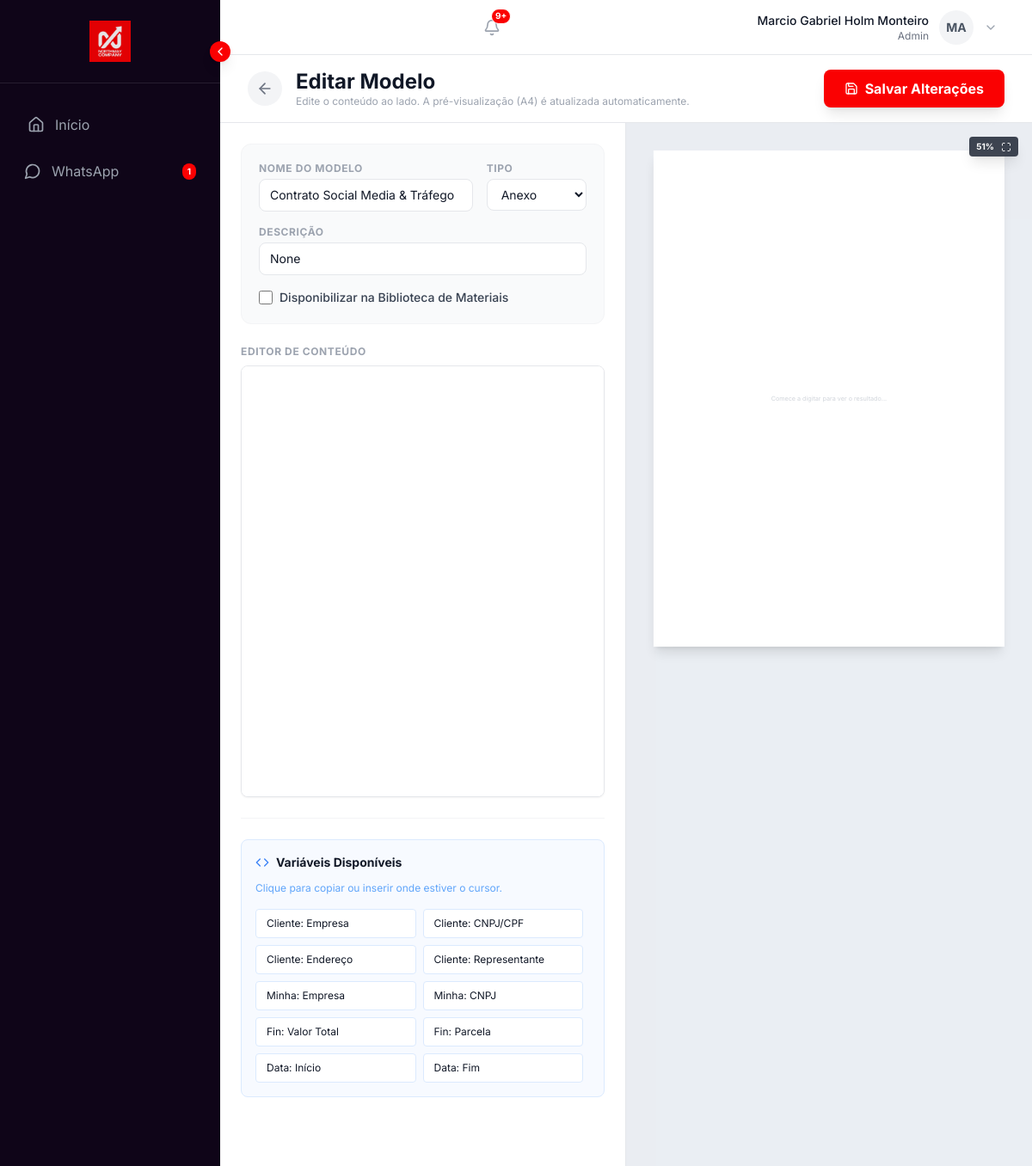
The page /settings/templates/1/edit (signed in) on the database its author committed.
### models.py (models this page shows, shortened)
class User(UserMixin, db.Model):
    id = db.Column(db.Integer, primary_key=True)
    name = db.Column(db.String(100), nullable=False)
    email = db.Column(db.String(120), unique=True, nullable=False)
    supabase_uid = db.Column(db.String(100), unique=True, nullable=True)
    password_hash = db.Column(db.String(200), nullable=False)
    password_hash = db.Column(db.String(200), nullable=False)
    role = db.Column(db.String(20), nullable=False, default=ROLE_SALES) # Legacy/Fallback
    role_id = db.Column(db.Integer, db.ForeignKey('role.id'), nullable=True) # New RBAC
    company_id = db.Column(db.Integer, db.ForeignKey('company.id'), nullable=True) # Nullable for Supabase Auth Triggers
    created_at = db.Column(db.DateTime, default=datetime.utcnow)
    profile_image = db.Column(db.String(150), nullable=True)
    phone = db.Column(db.String(20), nullable=True)
    status_message = db.Column(db.String(100), nullable=True)
    is_super_admin = db.Column(db.Boolean, default=False)
    onboarding_dismissed = db.Column(db.Boolean, default=False)
    leads = db.relationship('Lead', backref='assigned_user', lazy=True)
    allowed_pipelines = db.relationship('Pipeline', secondary=user_pipeline_association, backref=db.backref('allowed_users', lazy='dynamic'))
    def has_permission(self, permission):
        if self.is_super_admin:
            return True
        if self.user_role and self.user_role.permissions:
            return permission in self.user_role.permissions

class ContractTemplate(db.Model):
    id = db.Column(db.Integer, primary_key=True)
    company_id = db.Column(db.Integer, db.ForeignKey('company.id'), nullable=False)
    name = db.Column(db.String(200), nullable=False)
    description = db.Column(db.String(500), nullable=True)
    type = db.Column(db.String(20), default='contract') # contract, attachment, library_doc
    content = db.Column(db.Text, nullable=False) # HTML/Text with {{variables}}
    active = db.Column(db.Boolean, default=True)
    is_global = db.Column(db.Boolean, default=False)
    is_library = db.Column(db.Boolean, default=False)
    created_at = db.Column(db.DateTime, default=datetime.utcnow)
    allowed_companies = db.relationship('Company', secondary=template_company_association, backref=db.backref('accessible_templates', lazy='dynamic'))

### routes/templates.py (the view, shortened to what this page needs)
@templates_bp.route('/settings/templates/<int:id>/edit', methods=['GET', 'POST'])
@login_required
def edit_template(id):
    template = ContractTemplate.query.get_or_404(id)
    if template.company_id != current_user.company_id and not template.is_global:
        abort(403)
    return render_template('settings_template_edit.html', template=template)

### templates/settings_template_edit.html (shortened to what this page needs)
{% extends "base.html" %}
{% block content %}
<div class="h-screen flex flex-col overflow-hidden bg-gray-100">
    <div class="bg-white border-b border-gray-200 px-8 py-4 flex items-center justify-between shrink-0 z-20">
        <div class="flex items-center gap-4">
            <a href="{{ url_for('templates.settings_templates') }}"
                class="w-10 h-10 rounded-full bg-gray-100 flex items-center justify-center text-gray-500 hover:text-northway-red hover:bg-red-50 transition-colors">
                <i data-lucide="arrow-left" class="w-5 h-5"></i>
            </a>
            <div>
                <h1 class="text-2xl font-bold text-gray-900 leading-tight">
                    {{ 'Novo Modelo' if not template else 'Editar Modelo' }}
                </h1>
                <p class="text-xs text-gray-400">Edite o conteúdo ao lado. A pré-visualização (A4) é atualizada
                    automaticamente.</p>
            </div>
        </div>
        <button type="submit" form="templateForm"
            class="bg-[#fa0102] text-white px-6 py-2.5 rounded-lg font-bold hover:bg-red-700 transition-colors shadow-lg flex items-center gap-2">
            <i data-lucide="save" class="w-4 h-4"></i> Salvar Alterações
        </button>
    </div>
    <div class="flex flex-1 overflow-hidden">
        <div class="w-1/2 min-w-[50%] flex flex-col border-r border-gray-200 bg-white z-10">
            <div class="flex-1 overflow-y-auto custom-scrollbar p-6 pb-20">
                <form id="templateForm" method="POST" class="space-y-6">
                    <div class="bg-gray-50 rounded-xl p-5 border border-gray-100">
                        <div class="grid grid-cols-3 gap-4 mb-4">
                            <div class="col-span-2">
                                <label class="block text-xs font-bold text-gray-400 uppercase tracking-wider mb-1">Nome
                                    do Modelo</label>
                                <input type="text" name="name" value="{{ template.name if template else '' }}" required
                                    class="w-full bg-white px-3 py-2 border border-gray-200 rounded-lg text-sm focus:ring-2 focus:ring-northway-red/20 focus:border-northway-red"
                                    placeholder="Ex: Contrato de Prestação de Serviços">
                            </div>
                            <div>
                                <label
                                    class="block text-xs font-bold text-gray-400 uppercase tracking-wider mb-1">Tipo</label>
                                <select name="type" required
                                    class="w-full bg-white px-3 py-2 border border-gray-200 rounded-lg text-sm focus:ring-2 focus:ring-northway-red/20 focus:border-northway-red">
                                    <option value="attachment" {{ 'selected' if template and template.type=='attachment'
                                        }}>Anexo</option>
                                </select>
                            </div>
                        </div>
                        <div class="space-y-4">
                            <div>
                                <label
                                    class="block text-xs font-bold text-gray-400 uppercase tracking-wider mb-1">Descrição</label>
                                <input type="text" name="description"
                                    value="{{ template.description if template else '' }}"
                                    class="w-full bg-white px-3 py-2 border border-gray-200 rounded-lg text-sm focus:ring-2 focus:ring-northway-red/20 focus:border-northway-red"
                                    placeholder="Breve descrição do modelo">
                            </div>
                            <div class="flex items-center gap-2">
                                <input type="checkbox" name="is_library" id="is_library" {{ 'checked' if template and
                                    template.is_library }}
                                    class="w-4 h-4 text-northway-red border-gray-300 rounded focus:ring-northway-red">
                                <label for="is_library"
                                    class="text-sm text-gray-700 font-medium cursor-pointer">Disponibilizar na
                                    Biblioteca de Materiais</label>
                            </div>
                        </div>
                    </div>
                    <div class="space-y-2">
                        <div class="flex items-center justify-between">
                            <label class="block text-xs font-bold text-gray-400 uppercase tracking-wider">Editor de
                                Conteúdo</label>
                        </div>
                        <div
                            class="bg-white rounded-lg border border-gray-200 shadow-sm overflow-hidden pointer-events-auto">
                            <div id="editor-container" class="bg-white font-sans text-base min-h-[500px]"
                                style="border:none;"></div>
                        </div>
                    </div>
                    <div class="border-t border-gray-100 pt-6">
                        <div class="bg-blue-50/50 rounded-lg border border-blue-100 p-4">
                            <h3 class="font-bold text-gray-900 text-sm mb-3 flex items-center gap-2">
                                <i data-lucide="code" class="w-4 h-4 text-blue-500"></i> Variáveis Disponíveis
                            </h3>
                            <p class="text-xs text-blue-400 mb-4">Clique para copiar ou inserir onde estiver o cursor.
                            </p>
                            <div class="grid grid-cols-2 gap-2 max-h-60 overflow-y-auto custom-scrollbar pr-2">
                                {% for code, label in vars %}
                                <button type="button" onclick="insertVar('{{ code }}')"
                                    class="text-left text-xs bg-white border border-blue-100 hover:border-blue-300 hover:text-blue-600 rounded px-3 py-2 transition-all flex items-center justify-between group">
                                    <span>{{ label }}</span>
                                </button>
                                {% endfor %}
                            </div>
                        </div>
                    </div>
                </form>
            </div>
        </div>
        <div class="w-1/2 min-w-[50%] bg-slate-200/50 flex flex-col relative overflow-hidden" id="preview-wrapper">
            <div class="absolute top-4 right-4 z-20 flex gap-2">
                <div
                    class="bg-gray-900/80 backdrop-blur text-white text-[10px] font-bold px-2 py-1 rounded shadow-lg flex items-center gap-2">
                    <span id="zoom-level">Auto</span>
                    <i data-lucide="maximize" class="w-3 h-3"></i>
                </div>
            </div>
            <div class="flex-1 overflow-y-auto custom-scrollbar p-8 flex flex-col items-center justify-start gap-8"
                id="preview-scroll-area">
                <div id="pages-container"
                    class="flex flex-col gap-8 transition-transform duration-200 ease-out origin-top">
                    <div class="w-[210mm] h-[297mm] bg-white shadow-xl flex items-center justify-center text-gray-300">
                        <p class="text-sm">Comece a digitar para ver o resultado...</p>
                    </div>
                </div>
            </div>
        </div>
    </div>
</div>
<link href="https://cdn.quilljs.com/1.3.6/quill.snow.css" rel="stylesheet">
{% endblock %}

### templates/base.html (shortened to what this page needs)
<!DOCTYPE html>
<html lang="pt-BR">
<head>
    <script src="https://cdn.tailwindcss.com"></script>
</head>
<body
    class="bg-gray-50 text-gray-900 font-sans h-screen flex flex-col overflow-hidden selection:bg-northway-red selection:text-white">
    <div class="flex-1 flex flex-row overflow-hidden relative w-full h-full">
        {% if current_user.is_authenticated and not current_user.is_super_admin %}
        <aside id="sidebar"
            class="fixed inset-y-0 left-0 z-[70] transform -translate-x-full md:relative md:translate-x-0
               w-64 bg-northway-dark text-white flex flex-col flex-shrink-0 transition-transform duration-300 ease-in-out group md:h-full">
            <div class="hidden md:flex p-6 items-center justify-center border-b border-white/10 min-h-[5rem]">
                <img id="sidebar-logo" src="{{ url_for('static', filename='images/logo.png') }}" alt="NorthWay"
                    class="max-h-12 w-auto opacity-90 hover:opacity-100 transition-all duration-300">
            </div>
            <nav class="flex-1 px-4 py-6 space-y-2 overflow-y-auto no-scrollbar">
                <a href="{{ url_for('dashboard.home') }}"
                    class="flex items-center gap-3 px-4 py-3 text-gray-400 hover:text-white hover:bg-white/5 rounded-xl transition-colors whitespace-nowrap ">
                    <i data-lucide="home" class="w-5 h-5 flex-shrink-0"></i>
                    <span class="sidebar-text transition-opacity duration-300">Início</span>
                </a>
                <a href="{{ url_for('whatsapp.inbox') }}"
                    class="flex items-center justify-between px-3 py-2.5 rounded-lg hover:bg-white/10 transition-colors whitespace-nowrap {{ 'bg-northway-red text-white' if request.endpoint == 'whatsapp.inbox' else 'text-gray-400' }}">
                    <div class="flex items-center gap-3">
                        <i data-lucide="message-circle" class="w-5 h-5 flex-shrink-0"></i>
                        <span class="sidebar-text transition-opacity duration-300">WhatsApp</span>
                    </div>
                    <span id="whatsapp-unread-badge"
                        class="hidden sidebar-badge bg-northway-red text-white text-[10px] font-bold px-1.5 py-0.5 rounded-full flex-shrink-0">0</span>
                </a>
            </nav>
            <button id="sidebar-toggle" onclick="toggleSidebar()"
                class="hidden md:flex absolute -right-3 top-12 bg-northway-red text-white w-6 h-6 rounded-full items-center justify-center shadow-lg hover:bg-red-700 transition-colors z-50">
                <i data-lucide="chevron-left" class="w-4 h-4 transition-transform duration-300"
                    id="sidebar-toggle-icon"></i>
            </button>
        </aside>
        {% endif %}
        <main class="flex-1 flex flex-col min-w-0 overflow-hidden relative">
            {% if current_user.is_authenticated and not current_user.is_super_admin %}
            <header
                class="bg-white border-b border-gray-200 h-16 flex items-center justify-between px-8 flex-shrink-0 z-40">
                <div class="relative mr-4">
                    <button id="notification-btn"
                        class="text-gray-400 hover:text-gray-600 transition-colors relative p-2 rounded-full hover:bg-gray-100">
                        <i data-lucide="bell" class="w-5 h-5"></i>
                        <span id="notification-badge"
                            class="absolute top-1 right-1 w-2.5 h-2.5 bg-northway-red rounded-full hidden border border-white"></span>
                    </button>
                </div>
                <div class="relative">
                    <button onclick="toggleUserMenu()"
                        class="flex items-center gap-3 hover:bg-gray-50 p-2 rounded-lg transition-colors focus:outline-none">
                        <div class="text-right hidden md:block">
                            <p class="text-sm font-medium text-gray-900">{{ current_user.name }}</p>
                            <p class="text-xs text-gray-500">{{ current_user.role|capitalize }}</p>
                        </div>
                        <div
                            class="w-10 h-10 rounded-full bg-gray-100 flex items-center justify-center text-sm font-bold text-gray-600 overflow-hidden ring-2 ring-transparent hover:ring-gray-200 transition-all">
                            {% if current_user.profile_image %}
                            <img src="{{ url_for('static', filename='uploads/profiles/' + current_user.profile_image) }}"
                                alt="Profile" class="w-full h-full object-cover">
                            {% else %}
                            {{ current_user.name[:2].upper() }}
                            {% endif %}
                        </div>
                        <i data-lucide="chevron-down" class="w-4 h-4 text-gray-400"></i>
                    </button>
                </div>
            </header>
            {% endif %}
            {% block content %}{% endblock %}
        </main>
    </div>
</body>
</html>

### templates/base.html (style rules this page uses)
body { -webkit-font-smoothing: antialiased; -moz-osx-font-smoothing: grayscale; }

### rows shown on the page
User: name "Marcio Gabriel Holm Monteiro", role "Admin", name "MA"
ContractTemplate: name "Contrato Social Media & Tráfego", description "None"

### other values the page prints
{{ 'Novo Modelo' if not template else 'Editar Modelo' }} "Editar Modelo"
{{ label }} "Cliente: Empresa" "Cliente: CNPJ/CPF" "Cliente: Endereço" "Cliente: Representante" "Minha: Empresa" "Minha: CNPJ" "Fin: Valor Total" "Fin: Parcela" "Data: Início" "Data: Fim"
